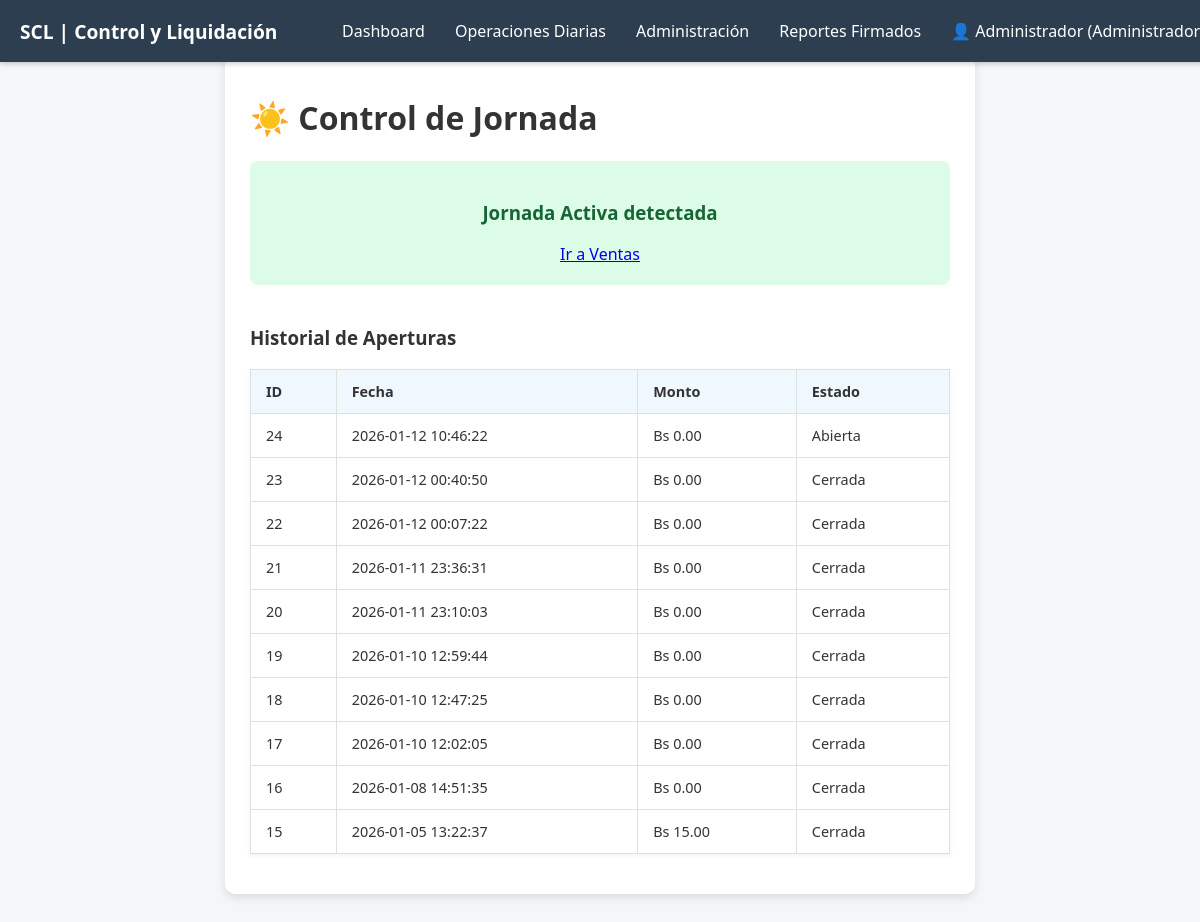
The app's page /gestion/form_jornada.php (signed in) with its own data.
### tables this page shows
CREATE TABLE `control_jornadas` (
  `id_jornada` int(11) NOT NULL,
  `fecha_apertura` datetime DEFAULT NULL,
  `id_usuario_apertura_fk` int(11) DEFAULT NULL,
  `id_usuario_cierre_fk` int(11) DEFAULT NULL,
  `monto_apertura` decimal(10,2) NOT NULL,
  `monto_ventas_sistema` decimal(10,2) DEFAULT 0.00,
  `monto_conteo_fisico` decimal(10,2) DEFAULT 0.00,
  `diferencia` decimal(10,2) DEFAULT 0.00,
  `estado_jornada` varchar(20) DEFAULT 'Abierta',
  `notas` text DEFAULT NULL,
  `apertura_timestamp` timestamp NOT NULL DEFAULT current_timestamp(),
  `cierre_timestamp` datetime DEFAULT NULL,
  `fecha_cierre` datetime DEFAULT NULL,
  `monto_cierre_real` decimal(10,2) DEFAULT NULL,
  `observaciones` text DEFAULT NULL
);

### includes/auth.php (called while the page is built, shortened)
<?php
function obtenerJornadaActiva($conn) {
    $sql = "SELECT id_jornada FROM control_jornadas WHERE estado_jornada IN ('Abierta', '1') LIMIT 1";
    $res = $conn->query($sql);
    if ($res && $res->num_rows > 0) {
        $row = $res->fetch_assoc();
        return $row['id_jornada'];
    }
    return false;
}
?>

### gestion/form_jornada.php (the view, shortened to what this page needs)
<?php
include '../includes/auth.php';
include '../includes/db_connect.php';
$id_jornada_activa = obtenerJornadaActiva($conn);
$sql_historial = "SELECT j.id_jornada, j.fecha_apertura, j.monto_apertura, j.estado_jornada, u.user_full_name
                  FROM control_jornadas j
                  LEFT JOIN usuarios u ON j.id_usuario_apertura_fk = u.id_usuario
                  ORDER BY j.id_jornada DESC LIMIT 10";
$historial = $conn->query($sql_historial);
?>
<!DOCTYPE html>
<html lang="es">
<head>
    <link rel="stylesheet" href="../css/style.css">
</head>
<body>
    <?php include '../includes/menu.php'; ?>
    <div class="container">
        <h1>☀️ Control de Jornada</h1>
        <?php if (!$id_jornada_activa): ?>
            <form method="POST">
                <label>Monto Inicial en Caja (Fondo):</label>
                <input type="number" step="0.01" name="monto_apertura" required
                       style="width:100%; padding:12px; margin:10px 0; font-size:1.5em; text-align:center;">
                <button type="submit" name="btn_abrir_jornada" class="btn-abrir">INICIAR JORNADA AHORA</button>
            </form>
        <?php else: ?>
            <div style="text-align:center; padding:20px; background:#dcfce7; color:#166534; border-radius:8px;">
                <h3>Jornada Activa detectada</h3>
                <a href="form_transacciones.php" class="btn-login">Ir a Ventas</a>
            </div>
        <?php endif; ?>
        <h3 style="margin-top:40px;">Historial de Aperturas</h3>
        <?php if (isset($error_historial)): ?>
            <p style="color:red;"><?php echo $error_historial; ?></p>
        <?php else: ?>
            <table width="100%" border="1" style="border-collapse:collapse; margin-top:10px;">
                <thead>
                    <tr style="background:#f8fafc;">
                        <th>ID</th>
                        <th>Fecha</th>
                        <th>Monto</th>
                        <th>Estado</th>
                    </tr>
                </thead>
                <tbody>
    <?php
    if ($historial && $historial->num_rows > 0):
        while($row = $historial->fetch_assoc()):
    ?>
    <tr>
        <td><?php echo htmlspecialchars($row['id_jornada']); ?></td>
        <td><?php echo htmlspecialchars($row['fecha_apertura']); ?></td>
        <td>Bs <?php echo number_format($row['monto_apertura'], 2); ?></td>
        <td><?php echo htmlspecialchars($row['estado_jornada']); ?></td>
    </tr>
    <?php
        endwhile;
    else:
    ?>
    <tr><td colspan="4">No hay registros previos.</td></tr>
    <?php endif; ?>
                </tbody>
            </table>
        <?php endif; ?>
    </div>
</body>
</html>

### css/style.css (style rules this page uses)
body { font-family: 'Segoe UI', Tahoma, Geneva, Verdana, sans-serif; background-color: #f4f7f9; margin: 0; padding: 20px; color: #333; }
table { width: 100%; border-collapse: collapse; margin: 15px 0; box-shadow: 0 2px 5px rgba(0, 0, 0, 0.05); }
th, td { border: 1px solid #e0e0e0; padding: 12px 15px; text-align: left; font-size: 0.9em; }
th { background-color: #f0f8ff; color: #333; font-weight: bold; }

### gestion/form_jornada.php (style rules this page uses)
.container { max-width: 700px; margin: 30px auto; background: white; padding: 25px; border-radius: 10px; box-shadow: 0 4px 10px rgba(0,0,0,0.1); }

### records on screen
control_jornadas: id_jornada "24", fecha_apertura "2026-01-12 10:46:22", monto_apertura "0.00", estado_jornada "Abierta"
control_jornadas: id_jornada "23", fecha_apertura "2026-01-12 00:40:50", monto_apertura "0.00", estado_jornada "Cerrada"
control_jornadas: id_jornada "22", fecha_apertura "2026-01-12 00:07:22", monto_apertura "0.00", estado_jornada "Cerrada"
control_jornadas: id_jornada "21", fecha_apertura "2026-01-11 23:36:31", monto_apertura "0.00", estado_jornada "Cerrada"
control_jornadas: id_jornada "20", fecha_apertura "2026-01-11 23:10:03", monto_apertura "0.00", estado_jornada "Cerrada"
control_jornadas: id_jornada "19", fecha_apertura "2026-01-10 12:59:44", monto_apertura "0.00", estado_jornada "Cerrada"
control_jornadas: id_jornada "18", fecha_apertura "2026-01-10 12:47:25", monto_apertura "0.00", estado_jornada "Cerrada"
control_jornadas: id_jornada "17", fecha_apertura "2026-01-10 12:02:05", monto_apertura "0.00", estado_jornada "Cerrada"
control_jornadas: id_jornada "16", fecha_apertura "2026-01-08 14:51:35", monto_apertura "0.00", estado_jornada "Cerrada"
control_jornadas: id_jornada "15", fecha_apertura "2026-01-05 13:22:37", monto_apertura "15.00", estado_jornada "Cerrada"

### other values on screen
$user_display "Administrador…"
